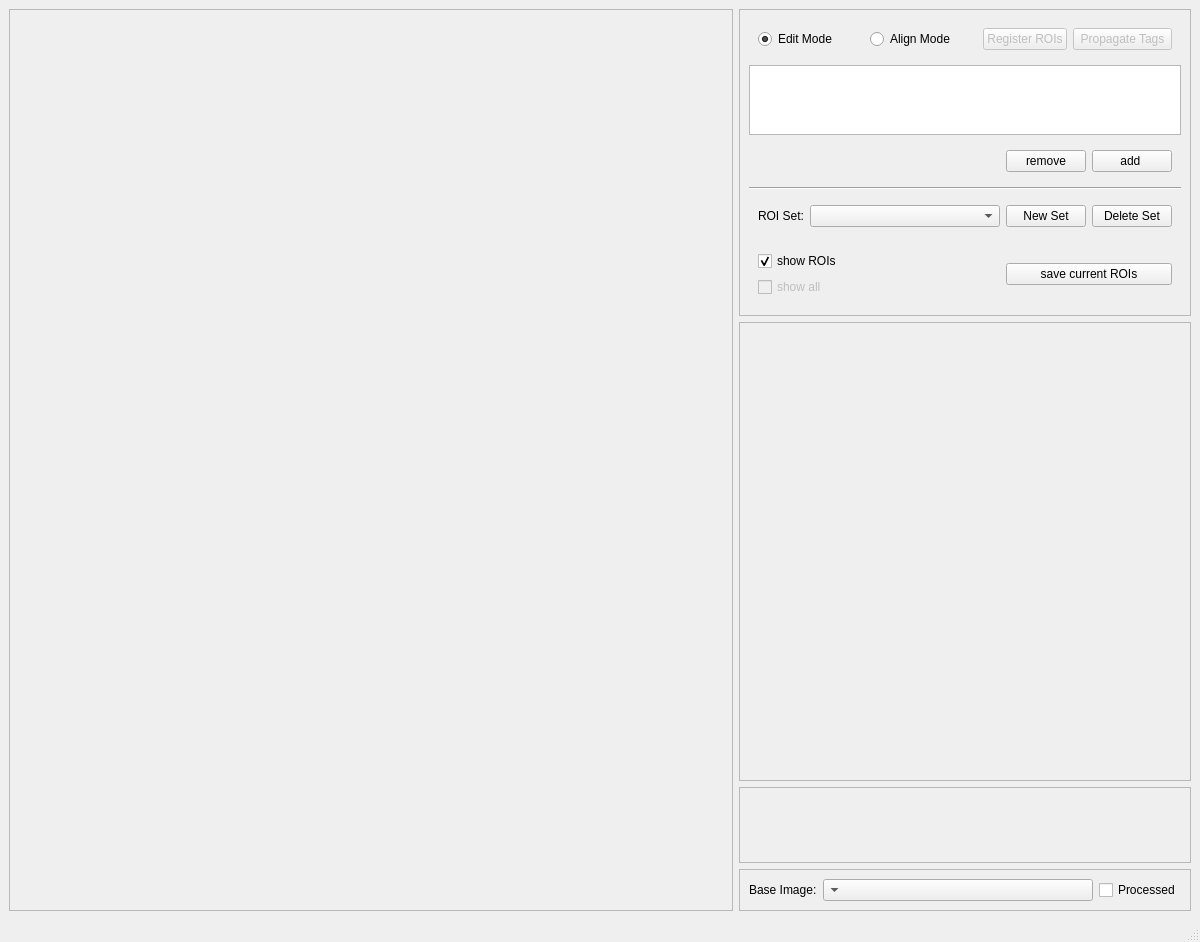
<?xml version="1.0" encoding="UTF-8"?>
<ui version="4.0">
 <class>ROI_Buddy</class>
 <widget class="QMainWindow" name="ROI_Buddy">
  <property name="geometry">
   <rect>
    <x>0</x>
    <y>0</y>
    <width>1200</width>
    <height>942</height>
   </rect>
  </property>
  <property name="windowTitle">
   <string>MainWindow</string>
  </property>
  <widget class="QWidget" name="centralwidget">
   <layout class="QGridLayout" name="gridLayout">
    <item row="1" column="1" rowspan="2">
     <widget class="QFrame" name="itemListFrame">
      <property name="sizePolicy">
       <sizepolicy hsizetype="Preferred" vsizetype="Preferred">
        <horstretch>1</horstretch>
        <verstretch>6</verstretch>
       </sizepolicy>
      </property>
      <property name="layoutDirection">
       <enum>Qt::LeftToRight</enum>
      </property>
      <property name="frameShape">
       <enum>QFrame::StyledPanel</enum>
      </property>
      <property name="frameShadow">
       <enum>QFrame::Raised</enum>
      </property>
     </widget>
    </item>
    <item row="3" column="1">
     <widget class="QFrame" name="lookupTableFrame">
      <property name="sizePolicy">
       <sizepolicy hsizetype="Preferred" vsizetype="Preferred">
        <horstretch>1</horstretch>
        <verstretch>2</verstretch>
       </sizepolicy>
      </property>
      <property name="frameShape">
       <enum>QFrame::StyledPanel</enum>
      </property>
      <property name="frameShadow">
       <enum>QFrame::Raised</enum>
      </property>
     </widget>
    </item>
    <item row="4" column="1">
     <widget class="QFrame" name="channelSelectionFrame">
      <property name="sizePolicy">
       <sizepolicy hsizetype="Preferred" vsizetype="Preferred">
        <horstretch>1</horstretch>
        <verstretch>1</verstretch>
       </sizepolicy>
      </property>
      <property name="frameShape">
       <enum>QFrame::StyledPanel</enum>
      </property>
      <property name="frameShadow">
       <enum>QFrame::Raised</enum>
      </property>
      <layout class="QHBoxLayout" name="horizontalLayout">
       <item alignment="Qt::AlignLeft">
        <widget class="QLabel" name="baseImage_label">
         <property name="sizePolicy">
          <sizepolicy hsizetype="Preferred" vsizetype="Preferred">
           <horstretch>1</horstretch>
           <verstretch>0</verstretch>
          </sizepolicy>
         </property>
         <property name="text">
          <string>Base Image:</string>
         </property>
        </widget>
       </item>
       <item>
        <widget class="QComboBox" name="baseImage_list">
         <property name="sizePolicy">
          <sizepolicy hsizetype="Fixed" vsizetype="Fixed">
           <horstretch>2</horstretch>
           <verstretch>0</verstretch>
          </sizepolicy>
         </property>
         <property name="layoutDirection">
          <enum>Qt::RightToLeft</enum>
         </property>
         <property name="sizeAdjustPolicy">
          <enum>QComboBox::AdjustToMinimumContentsLength</enum>
         </property>
         <property name="minimumContentsLength">
          <number>30</number>
         </property>
        </widget>
       </item>
       <item alignment="Qt::AlignRight">
        <widget class="QCheckBox" name="processed_checkbox">
         <property name="sizePolicy">
          <sizepolicy hsizetype="Minimum" vsizetype="Fixed">
           <horstretch>1</horstretch>
           <verstretch>0</verstretch>
          </sizepolicy>
         </property>
         <property name="text">
          <string>Processed</string>
         </property>
        </widget>
       </item>
      </layout>
     </widget>
    </item>
    <item row="0" column="0" rowspan="5">
     <widget class="QFrame" name="displayFrame">
      <property name="sizePolicy">
       <sizepolicy hsizetype="Preferred" vsizetype="Preferred">
        <horstretch>3</horstretch>
        <verstretch>0</verstretch>
       </sizepolicy>
      </property>
      <property name="frameShape">
       <enum>QFrame::StyledPanel</enum>
      </property>
      <property name="frameShadow">
       <enum>QFrame::Raised</enum>
      </property>
      <layout class="QGridLayout" name="gridLayout_3"/>
     </widget>
    </item>
    <item row="0" column="1">
     <widget class="QFrame" name="tSeriesListFrame">
      <property name="sizePolicy">
       <sizepolicy hsizetype="Preferred" vsizetype="Preferred">
        <horstretch>0</horstretch>
        <verstretch>4</verstretch>
       </sizepolicy>
      </property>
      <property name="frameShape">
       <enum>QFrame::StyledPanel</enum>
      </property>
      <property name="frameShadow">
       <enum>QFrame::Raised</enum>
      </property>
      <layout class="QGridLayout" name="gridLayout_2">
       <item row="1" column="0" colspan="3">
        <widget class="QListWidget" name="tSeries_list"/>
       </item>
       <item row="4" column="0" colspan="3">
        <widget class="QWidget" name="roi_set_widget" native="true">
         <layout class="QHBoxLayout" name="horizontalLayout_4">
          <item>
           <widget class="QLabel" name="label">
            <property name="text">
             <string>ROI Set:</string>
            </property>
           </widget>
          </item>
          <item>
           <widget class="QComboBox" name="active_rois_combobox">
            <property name="sizePolicy">
             <sizepolicy hsizetype="Expanding" vsizetype="Fixed">
              <horstretch>0</horstretch>
              <verstretch>0</verstretch>
             </sizepolicy>
            </property>
           </widget>
          </item>
          <item>
           <widget class="QPushButton" name="new_set_button">
            <property name="maximumSize">
             <size>
              <width>100</width>
              <height>16777215</height>
             </size>
            </property>
            <property name="text">
             <string>New Set</string>
            </property>
           </widget>
          </item>
          <item>
           <widget class="QPushButton" name="delete_set_button">
            <property name="maximumSize">
             <size>
              <width>100</width>
              <height>16777215</height>
             </size>
            </property>
            <property name="text">
             <string>Delete Set</string>
            </property>
           </widget>
          </item>
         </layout>
        </widget>
       </item>
       <item row="6" column="0">
        <widget class="QWidget" name="show_rois_widget" native="true">
         <layout class="QVBoxLayout" name="verticalLayout_2">
          <item>
           <widget class="QCheckBox" name="show_ROIs_checkbox">
            <property name="text">
             <string>show ROIs</string>
            </property>
            <property name="checked">
             <bool>true</bool>
            </property>
           </widget>
          </item>
          <item>
           <widget class="QCheckBox" name="show_all_checkbox">
            <property name="enabled">
             <bool>false</bool>
            </property>
            <property name="text">
             <string>show all</string>
            </property>
            <property name="checkable">
             <bool>true</bool>
            </property>
            <property name="tristate">
             <bool>false</bool>
            </property>
           </widget>
          </item>
         </layout>
        </widget>
       </item>
       <item row="2" column="2">
        <widget class="QWidget" name="widget" native="true">
         <layout class="QHBoxLayout" name="horizontalLayout_2">
          <item alignment="Qt::AlignLeft">
           <widget class="QPushButton" name="remove_tseries_button">
            <property name="text">
             <string>remove</string>
            </property>
           </widget>
          </item>
          <item alignment="Qt::AlignRight">
           <widget class="QPushButton" name="add_tseries_button">
            <property name="text">
             <string>add </string>
            </property>
           </widget>
          </item>
         </layout>
        </widget>
       </item>
       <item row="6" column="2">
        <widget class="QWidget" name="save_rois_widget" native="true">
         <layout class="QVBoxLayout" name="verticalLayout_3">
          <item>
           <widget class="QPushButton" name="save_current_rois_button">
            <property name="text">
             <string>save current ROIs</string>
            </property>
           </widget>
          </item>
         </layout>
        </widget>
       </item>
       <item row="0" column="0" colspan="3">
        <widget class="QWidget" name="mode_selection_widget" native="true">
         <layout class="QHBoxLayout" name="horizontalLayout_3">
          <item alignment="Qt::AlignLeft">
           <widget class="QRadioButton" name="edit_mode_radiobutton">
            <property name="text">
             <string>Edit Mode</string>
            </property>
            <property name="checked">
             <bool>true</bool>
            </property>
            <attribute name="buttonGroup">
             <string notr="true">modeSelection</string>
            </attribute>
           </widget>
          </item>
          <item alignment="Qt::AlignHCenter">
           <widget class="QRadioButton" name="align_mode_radiobutton">
            <property name="text">
             <string>Align Mode</string>
            </property>
            <attribute name="buttonGroup">
             <string notr="true">modeSelection</string>
            </attribute>
           </widget>
          </item>
          <item alignment="Qt::AlignRight">
           <widget class="QPushButton" name="register_rois_button">
            <property name="enabled">
             <bool>false</bool>
            </property>
            <property name="text">
             <string>Register ROIs</string>
            </property>
            <property name="checkable">
             <bool>false</bool>
            </property>
           </widget>
          </item>
          <item>
           <widget class="QPushButton" name="propagate_tags_button">
            <property name="enabled">
             <bool>false</bool>
            </property>
            <property name="text">
             <string>Propagate Tags</string>
            </property>
           </widget>
          </item>
         </layout>
        </widget>
       </item>
       <item row="3" column="0" colspan="3">
        <widget class="Line" name="line">
         <property name="sizePolicy">
          <sizepolicy hsizetype="Expanding" vsizetype="Fixed">
           <horstretch>0</horstretch>
           <verstretch>0</verstretch>
          </sizepolicy>
         </property>
         <property name="orientation">
          <enum>Qt::Horizontal</enum>
         </property>
        </widget>
       </item>
      </layout>
     </widget>
    </item>
   </layout>
  </widget>
  <widget class="QMenuBar" name="menubar">
   <property name="geometry">
    <rect>
     <x>0</x>
     <y>0</y>
     <width>1200</width>
     <height>22</height>
    </rect>
   </property>
  </widget>
  <widget class="QStatusBar" name="statusbar"/>
 </widget>
 <resources/>
 <connections/>
 <buttongroups>
  <buttongroup name="modeSelection"/>
 </buttongroups>
</ui>
